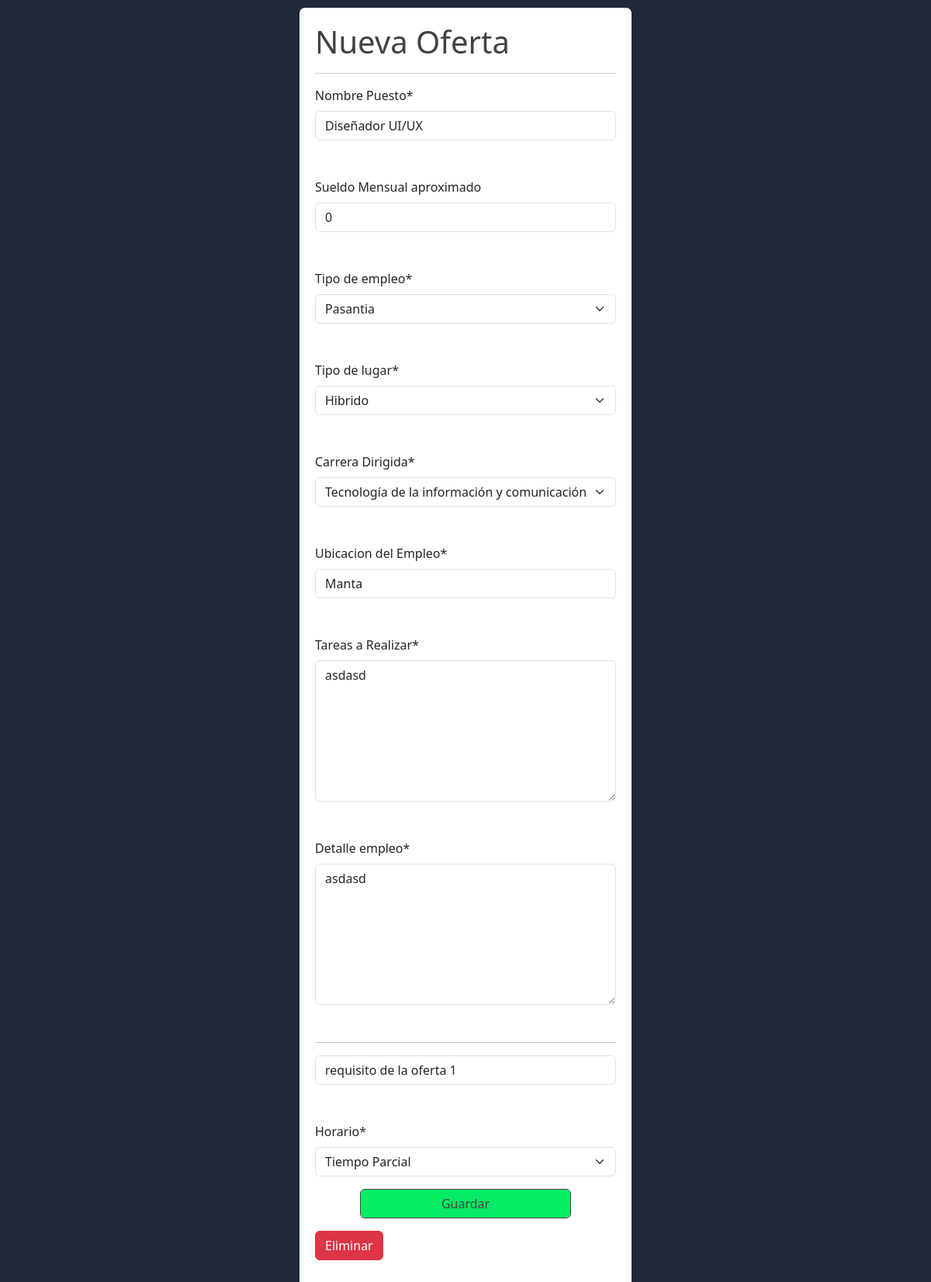
/PERFILEMPRESA/INGRESAROFERTA/ingresarOferta.php?editar=ok&id_oferta=86 (signed in), run on the app's committed database.
### tables this page shows
CREATE TABLE `oferta_trabajo` (
  `id_oferta_trabajo` int(11) NOT NULL,
  `puesto` varchar(50) DEFAULT NULL,
  `precio` float DEFAULT NULL,
  `ubicacion_empleo` varchar(50) DEFAULT NULL,
  `tareas_realizar` varchar(900) DEFAULT NULL,
  `detalle` varchar(1000) DEFAULT NULL,
  `fecha_oferta` date DEFAULT current_timestamp(),
  `estado_oferta` int(11) DEFAULT 1,
  `fk_id_horario` int(11) NOT NULL,
  `fk_id_tipo_oferta` int(11) NOT NULL,
  `fk_id_tipo_lugar_oferta` int(11) NOT NULL,
  `fk_id_carrera` int(11) NOT NULL,
  `fk_id_usuario_empresa` int(11) DEFAULT NULL
);

CREATE TABLE `tipos_oferta` (
  `id_tipo_oferta` int(11) NOT NULL,
  `nombre` varchar(50) NOT NULL
);

CREATE TABLE `tipo_lugar_oferta` (
  `id_tipo_lugar_oferta` int(11) NOT NULL,
  `nombre` varchar(50) NOT NULL
);

CREATE TABLE `carreras` (
  `id_carrera` int(11) NOT NULL,
  `categoria` varchar(100) DEFAULT NULL,
  `nombre_carrera` varchar(100) DEFAULT NULL,
  `tituloGraduado` varchar(100) DEFAULT NULL,
  `estado` int(11) NOT NULL DEFAULT 1
);

CREATE TABLE `requisitos` (
  `id_requisito` int(11) NOT NULL,
  `detalle` varchar(200) NOT NULL,
  `fk_id_oferta_trabajo` int(11) NOT NULL
);

CREATE TABLE `tipo_horario_oferta` (
  `id_tipo_horario_oferta` int(11) NOT NULL,
  `nombre` varchar(50) NOT NULL
);

### PERFILEMPRESA/INGRESAROFERTA/ingresarOferta.php (the view, shortened to what this page needs)
<?php
include("../../conexion.php");
$id_empresa = $_SESSION['id_empresa'];
if ((isset($_REQUEST['editar']) && isset($_REQUEST['id_oferta']))  && ($_REQUEST['editar'] == "ok" && $_REQUEST['id_oferta'] != "")) {
    $id_oferta = $_REQUEST['id_oferta'];
    $queryOferta = mysqli_query($conn, "call detalleOferta($id_empresa, $id_oferta)");
    $recorrerOferta = mysqli_fetch_array($queryOferta);
    $queryRequisitos = mysqli_query($conn, "SELECT * FROM requisitos WHERE fk_id_oferta_trabajo = $id_oferta");
}
?>
<!DOCTYPE html>
<html lang="en">
<head>
    <link href="https://cdn.jsdelivr.net/npm/bootstrap@5.3.0-alpha1/dist/css/bootstrap.min.css" rel="stylesheet">
    <link href="https://unpkg.com/aos@2.3.1/dist/aos.css" rel="stylesheet">
    <link rel="stylesheet" href="./estiloOferta.css">
</head>
<body>
    <main class="main">
        <section class="seccionFormulario" data-aos="fade-left">
            <form id="formulario" class="fromulario needs-validation" novalidate>
                <div class="tituloFormulario">
                    <h1>Nueva Oferta</h1>
                    <hr>
                </div>
                <div class="mb-5">
                    <label for="nombrePuesto" class="form-label">Nombre Puesto*</label>
                    <input type="text" class="form-control input" name="nombrePuesto" list="datalistOptions" id="nombrePuesto" placeholder="" value="<?php if (isset($recorrerOferta)) echo $recorrerOferta['puesto'] ?>" required>
                </div>
                <div class="mb-5">
                    <label for="precio" class="form-label">Sueldo Mensual aproximado</label>
                    <input type="number" step="0.01" class="form-control input" name="precio" list="datalistOptions" id="precio" placeholder="No ingresar si el sueldo es privado" value="<?php if (isset($recorrerOferta)) echo $recorrerOferta['precio'] ?>">
                </div>
                <div class="mb-5">
                    <label for="tipo_empleo" class="form-label">Tipo de empleo*</label>
                    <select class="form-select" name="tipo_empleo" aria-label="Default select example" required>
                        <?php
                        if (isset($recorrerOferta)) {
                        ?>
                            <option selected value="<?php echo $recorrerOferta['id_tipo_oferta'] ?>"><?php echo $recorrerOferta['tipo_oferta'] ?></option>
                        <?php
                        }
                        ?>
                    </select>
                </div>
                <div class="mb-5">
                    <label for="tipo_lugar" class="form-label">Tipo de lugar*</label>
                    <select class="form-select" name="tipo_lugar" aria-label="Default select example" required>
                        <?php
                        if (isset($recorrerOferta)) {
                        ?>
                            <option selected value="<?php echo $recorrerOferta['id_tipo_lugar_oferta'] ?>"><?php echo $recorrerOferta['tipo_lugar'] ?></option>
                        <?php
                        }
                        ?>
                    </select>
                </div>
                <div class="mb-5">
                    <label for="tipo_carrera" class="form-label">Carrera Dirigida*</label>
                    <select class="form-select" name="tipo_carrera" aria-label="Default select example" required>
                        <?php
                        if (isset($recorrerOferta)) {
                        ?>
                            <option selected value="<?php echo $recorrerOferta['id_carrera'] ?>"><?php if (isset($id_oferta)) echo $recorrerOferta['nombre_carrera'] ?></option>
                        <?php
                        }
                        ?>
                    </select>
                </div>
                <div class="mb-5">
                    <label for="ubicacion_empleo" class="form-label">Ubicacion del Empleo*</label>
                    <input type="text" class="form-control input" name="ubicacion_empleo" list="datalistOptions" id="ubicacion_empleo" placeholder="ej: Jipijapa" value="<?php if (isset($recorrerOferta)) echo $recorrerOferta['ubicacion_empleo'] ?>" required>
                </div>
                <div class="mb-5">
                    <label for="tareas_realizar" class="form-label">Tareas a Realizar*</label>
                    <textarea class="form-control" name="tareas_realizar" id="tareas_realizar" rows="7" required><?php if (isset($recorrerOferta)) echo $recorrerOferta['tareas_realizar'] ?></textarea>
                </div>
                <div class="mb-5">
                    <label for="detalle_empleo" class="form-label">Detalle empleo*</label>
                    <textarea class="form-control" name="detalle_empleo" id="detalle_empleo" rows="7" required><?php if (isset($recorrerOferta)) echo $recorrerOferta['detalle'] ?></textarea>
                </div>
                <div class="mb-5" id="contenedorRequisitos" data-n="1">
                    <hr>
                    <?php
                    if (isset($recorrerOferta)) {
                        $contadorRequisito = 0;
                        while ($rowRequisitos = mysqli_fetch_assoc($queryRequisitos)) {
                            $contadorRequisito += 1;
                    ?>
                            <input type="text" name="requisito<?php echo $contadorRequisito ?>" class="form-control mb-3" placeholder="Requisito 1" value="<?php echo $rowRequisitos['detalle'] ?>" required>
                        <?php
                        }
                    } else {
                        ?>
                        <input type="text" name="requisito1" class="form-control mb-3" placeholder="Requisito 1" required>
                    <?php
                    }
                    ?>
                </div>
                <div class="mb-3">
                    <div class="mb-3">
                        <label for="tipo_lugar" class="form-label">Horario*</label>
                        <select class="form-select" name="horario" aria-label="Default select example" required>
                            <?php
                            if (isset($recorrerOferta)) {
                            ?>
                                <option value="<?php echo $recorrerOferta['id_tipo_horario_oferta'] ?>" selected><?php echo $recorrerOferta['hora'] ?></option>
                            <?php
                            }
                            ?>
                        </select>
                    </div>
                </div>
                <div class="mb-3">
                    <input type="submit" value="Guardar" class="form-control input botonGuardar" name="guardar">
                </div>
                <?php
                if (isset($_REQUEST['editar']) && isset($_REQUEST['id_oferta'])) {
                ?>
                    <div class="mb-3">
                        <button class="btn btn-danger" onclick="eliminarOferta(<?php echo $_REQUEST['id_oferta'] ?>)">Eliminar</button>
                    </div>
                <?php
                }
                ?>
            </form>
        </section>
    </main>
</body>
</html>

### PERFILEMPRESA/INGRESAROFERTA/estiloOferta.css (style rules this page uses)
* { margin: 0; box-sizing: border-box; padding: 0 ; }
:root { --colorPrincipal: #adadad; --colorSecundario: #adadad; --colorTexto: #424242; --FuenteRoboto: 'Roboto', sans-serif; --colorBoton: #04ec64; --colorFooter: #274546; --coloFondo: #D9D9D9; }
body { background-color: rgb(31 41 55); display: flex; justify-content: center; align-items: center; }
.main { max-width: 730px; display: flex ; padding: 10px; gap: 20px; }
.seccionFormulario { background-color: #fff; border-radius: 7px; padding: 20px; }
.tituloFormulario { color: var(--colorTexto); }
.tituloFormulario h1 { font-weight: 100; }
.botonGuardar { margin: 0 auto; width: 70%; background-color: var(--colorBoton) !important; border: 1px solid #424242 !important; color: #424242; }

### data on the page
oferta_trabajo: nombrePuesto "Diseñador UI/UX", precio "0", tipo_empleo "Pasantia", tipo_lugar "Hibrido", tipo_carrera "Tecnología de la información y comunicación", ubicacion_empleo "Manta", tareas_realizar "asdasd", detalle_empleo "asdasd", horario "Tiempo Parcial"
requisitos: requisito1 "requisito de la oferta 1"
